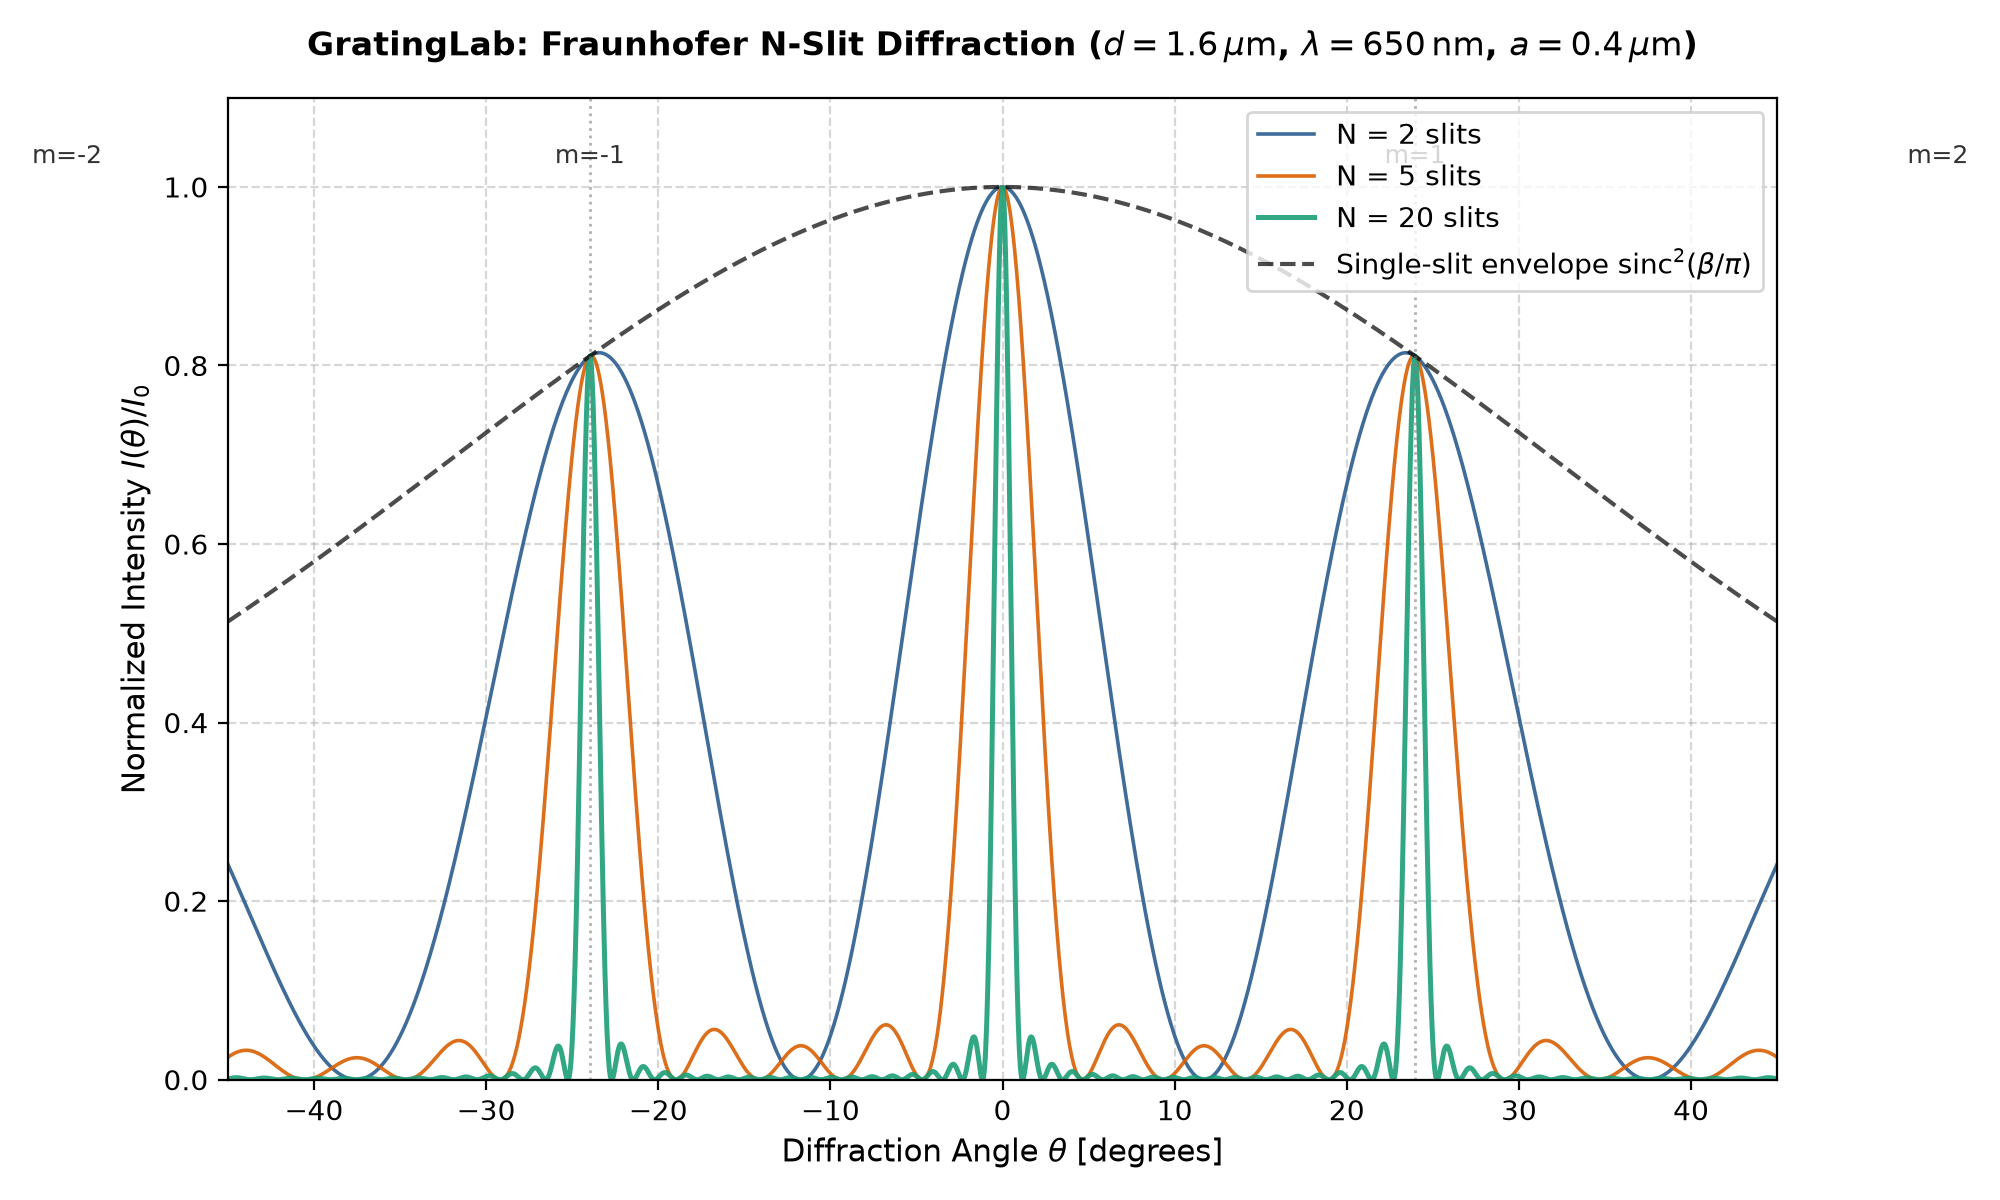

Here is the Python script that generated this plot:
"""
examples/analytical_demo.py
===========================
Comparison of N-slit interference patterns for N = 2, 5, 20.
"""

from __future__ import annotations
import os
import sys

_project_root = os.path.dirname(os.path.dirname(os.path.abspath(__file__)))
if _project_root not in sys.path:
    sys.path.insert(0, _project_root)

import matplotlib.pyplot as plt
import numpy as np
from gratinglab import analytical
from gratinglab import constants


def main() -> None:
    wavelength = constants.WAVELENGTH_RED_650
    pitch_d = constants.PITCH_CD
    slit_width_a = 0.4e-6
    slit_counts = [2, 5, 20]

    theta_deg = np.linspace(-45.0, 45.0, 3000)
    theta_rad = np.radians(theta_deg)

    envelope = np.sinc((slit_width_a * np.sin(theta_rad)) / wavelength) ** 2

    fig, ax = plt.subplots(figsize=(10, 6))
    colors = ["#2b5c8f", "#d95f02", "#1b9e77"]

    for N, color in zip(slit_counts, colors):
        intensity = analytical.n_slit_intensity(
            theta=theta_rad,
            a=slit_width_a,
            d=pitch_d,
            N=N,
            wavelength=wavelength,
        )
        ax.plot(
            theta_deg,
            intensity,
            label=f"N = {N} slits",
            color=color,
            linewidth=1.8 if N == 20 else 1.3,
            alpha=0.9,
        )

    ax.plot(
        theta_deg,
        envelope,
        label=r"Single-slit envelope $\mathrm{sinc}^2(\beta/\pi)$",
        color="black",
        linestyle="--",
        linewidth=1.5,
        alpha=0.7,
    )

    orders, _ = analytical.order_angles(pitch_d, wavelength, m_max=2)
    for m, ang_rad in orders.items():
        if m != 0:
            ang_deg = np.degrees(ang_rad)
            ax.axvline(ang_deg, color="gray", linestyle=":", linewidth=1.0, alpha=0.6)
            ax.text(ang_deg, 1.02, f"m={m}", ha="center", va="bottom", fontsize=9, color="#333333")

    ax.set_title(
        f"GratingLab: Fraunhofer N-Slit Diffraction ($d = 1.6\\,\\mu\\mathrm{{m}}$, $\\lambda = 650\\,\\mathrm{{nm}}$, $a = 0.4\\,\\mu\\mathrm{{m}}$)",
        fontsize=12,
        fontweight="bold",
        pad=15,
    )
    ax.set_xlabel("Diffraction Angle $\\theta$ [degrees]", fontsize=11)
    ax.set_ylabel("Normalized Intensity $I(\\theta) / I_0$", fontsize=11)
    ax.set_xlim(-45.0, 45.0)
    ax.set_ylim(0.0, 1.1)
    ax.grid(True, linestyle="--", alpha=0.5)
    ax.legend(loc="upper right", frameon=True, fontsize=10)

    plt.tight_layout()
    output_dir = os.path.dirname(os.path.abspath(__file__))
    output_path = os.path.join(output_dir, "analytical_demo.png")
    fig.savefig(output_path, dpi=200)
    plt.close(fig)
    print(f"[OK] Analytical demo figure saved to: {output_path}")


if __name__ == "__main__":
    main()
